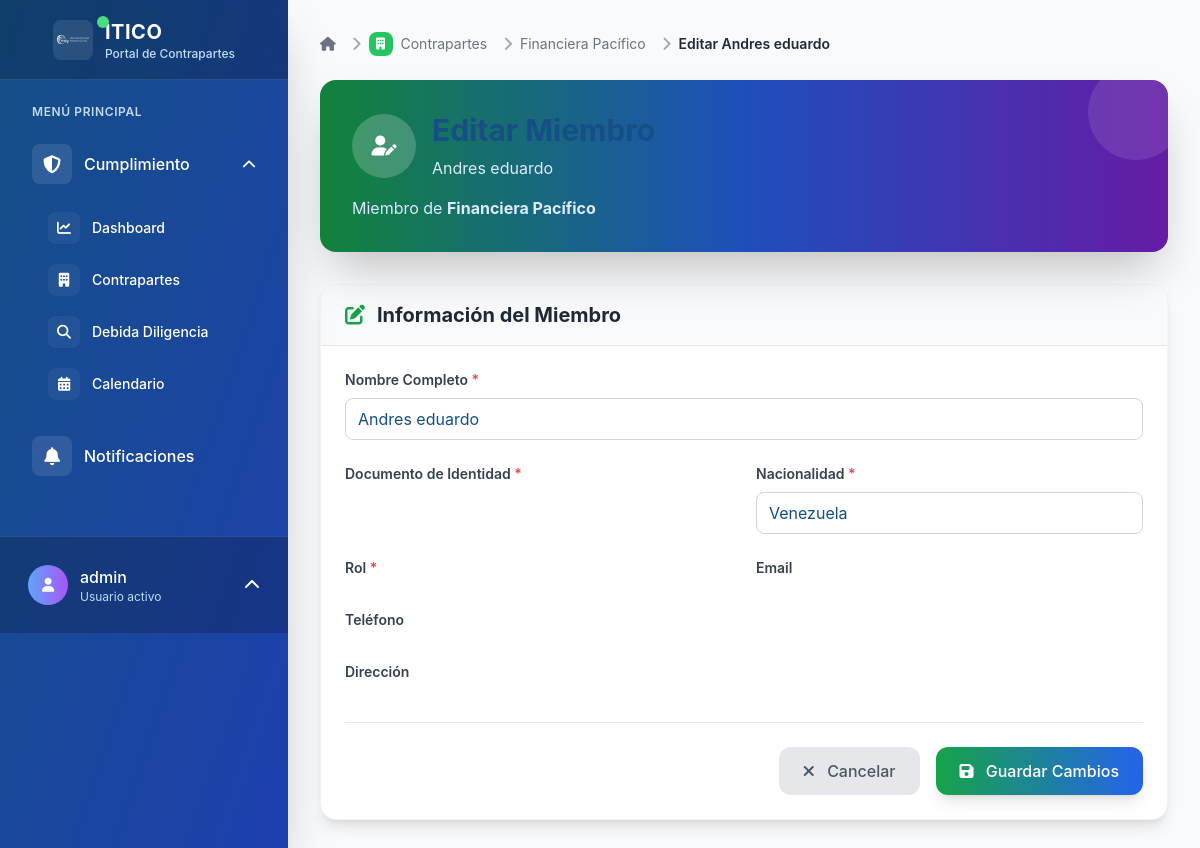
The page /contrapartes/miembros/6/editar/ (signed in) on the database its author committed.
### contrapartes/models.py (models this page shows, shortened)
class Miembro(models.Model):
    TIPOS_PERSONA = [
        ('natural', 'Persona Natural'),
        ('juridica', 'Persona Jurídica'),
    ]
    CATEGORIAS = [
        ('shareholder', 'Shareholder'),
        ('executive', 'Executive'),
        ('ultimate_beneficial_owner', 'Ultimate Beneficial Owner'),
        ('board_of_director', 'Board of Director'),
    ]
    contraparte = models.ForeignKey(
        Contraparte,
        on_delete=models.CASCADE,
        related_name='miembros',
        verbose_name="Contraparte"
    )
    tipo_persona = models.CharField(
        max_length=20,
        choices=TIPOS_PERSONA,
        default='natural',
        verbose_name="Tipo de persona"
    )
    nombre = models.CharField(max_length=255, verbose_name="Nombre completo")
    numero_identificacion = models.CharField(
        max_length=50,
        verbose_name="Número de identificación",
        default="000000000"
    )
    nacionalidad = models.CharField(max_length=100, verbose_name="Nacionalidad")
    fecha_nacimiento = models.DateField(verbose_name="Fecha de nacimiento")
    categoria = models.CharField(
        max_length=30,
        choices=CATEGORIAS,
        default='shareholder',
        verbose_name="Categoría"
    )
    fecha_creacion = models.DateTimeField(auto_now_add=True, verbose_name="Fecha de creación")
    fecha_actualizacion = models.DateTimeField(auto_now=True, verbose_name="Última actualización")
    activo = models.BooleanField(default=True, verbose_name="Activo")
    class Meta:
        verbose_name = "Miembro"
        verbose_name_plural = "Miembros"
        unique_together = ['contraparte', 'numero_identificacion']
        ordering = ['nombre']

class Contraparte(models.Model):
    full_company_name = models.CharField(
        max_length=255,
        verbose_name="Full Company Name",
        help_text="Complete legal name of the company",
        blank=True,  # Allow empty for backward compatibility
        null=True
    )
    trading_name = models.CharField(
        max_length=255,
        blank=True,
        null=True,
        verbose_name="Trading Name",
        help_text="Commercial or trade name if different from legal name"
    )
    company_website = models.URLField(
        blank=True,
        null=True,
        verbose_name="Company Website",
        help_text="Official company website URL"
    )
    home_regulatory_body = models.CharField(
        max_length=255,
        blank=True,
        null=True,
        verbose_name="Home Regulatory Body or Supervisory Authority",
        help_text="Primary regulatory authority overseeing the company"
    )
    is_licensed_by_regulatory_body = models.BooleanField(
        null=True,
        blank=True,
        verbose_name="Is the company licensed by the Regulatory Body?",
        help_text="Whether the company holds necessary regulatory licenses"
    )
    is_publicly_listed = models.BooleanField(
        null=True,
        blank=True,
        verbose_name="Is the Company publicly listed?",
        help_text="Whether the company is publicly traded"
    )
    publicly_listed_country = models.CharField(
        max_length=100,
        blank=True,
        null=True,
        verbose_name="Country of public listing",
        help_text="Country where the company is publicly listed"
    )
    is_holding_company = models.BooleanField(
        null=True,
        blank=True,
        verbose_name="Is the Company a Holding Company?",
        help_text="Whether the company operates as a holding company"
    )
    external_auditors = models.TextField(
        blank=True,
        null=True,
        verbose_name="Name and Address of External Auditors",
        help_text="Details of the company's external auditing firm"
    )
    registered_address = models.TextField(
        verbose_name="Registered Address",
        help_text="Official registered address of the company",
        blank=True,  # Allow empty for backward compatibility
        null=True
    )
    business_address = models.TextField(
        blank=True,
        null=True,
        verbose_name="Business Address",
        help_text="Primary business operating address"
    )
    contact_telephone = models.CharField(
        max_length=50,
        blank=True,
        null=True,
        verbose_name="Contact Telephone Number",
        help_text="Primary contact phone number"
    )
    contact_email = models.EmailField(
        blank=True,
        null=True,
        verbose_name="Contact E-mail Address",
        help_text="Primary contact email address"
    )
    company_nature_business = models.TextField(
        verbose_name="Company Nature and Type of Business",
        help_text="Description of the company's business activities and nature",
        blank=True,  # Allow empty for backward compatibility
        null=True
    )
    domicile = models.CharField(
        max_length=100,
        verbose_name="Domicile",
        help_text="Legal domicile or jurisdiction of incorporation",
        blank=True,  # Allow empty for backward compatibility
        null=True
    )
    company_incorporation_registration = models.CharField(
        max_length=100,
        verbose_name="Company Incorporation/Registration",
        help_text="Registration or incorporation number",
        blank=True,  # Allow empty for backward compatibility
        null=True
    )
    date_incorporation = models.DateField(
        verbose_name="Date of Incorporation/Registration",
        help_text="Date when the company was legally incorporated",
        blank=True,  # Allow empty for backward compatibility
        null=True
    )
    number_of_employees = models.PositiveIntegerField(
        null=True,
        blank=True,
        verbose_name="Number of Employees",
        help_text="Current number of employees"
    )
    nombre = models.CharField(
        max_length=255,
        verbose_name="Nombre",
        blank=True,
        null=True,
        help_text="Legacy field - use full_company_name instead"
    )
    nacionalidad = models.CharField(
        max_length=100,
        verbose_name="Nacionalidad",
        blank=True,
        null=True,
        help_text="Legacy field - use domicile instead"
    )
    tipo = models.ForeignKey(
        TipoContraparte,
        on_delete=models.PROTECT,
        related_name='contrapartes',
        verbose_name="Tipo",
        limit_choices_to={'activo': True},
        help_text="Tipo de contraparte"
    )
    estado_nuevo = models.ForeignKey(
        EstadoContraparte,
        on_delete=models.PROTECT,
        related_name='contrapartes',
        verbose_name="Estado",
        limit_choices_to={'activo': True},
        help_text="Estado de la contraparte",
        null=True,
        blank=True
    )
    fecha_proxima_dd = models.DateField(
        verbose_name="Próxima Debida Diligencia",
        null=True,
        blank=True,
        help_text="Fecha de la próxima renovación de debida diligencia"
    )
    creado_por = models.ForeignKey(
        User,
        on_delete=models.PROTECT,
        related_name='contrapartes_creadas',
        verbose_name="Creado por"
    )
    fecha_creacion = models.DateTimeField(auto_now_add=True, verbose_name="Fecha de creación")
    fecha_actualizacion = models.DateTimeField(auto_now=True, verbose_name="Última actualización")
    descripcion = models.TextField(blank=True, null=True, verbose_name="Descripción")
    notas = models.TextField(blank=True, null=True, verbose_name="Notas adicionales")
    class Meta:
        verbose_name = "Contraparte"
        verbose_name_plural = "Contrapartes"
        ordering = ['-fecha_creacion']

### contrapartes/views.py (the view, shortened to what this page needs)
# urls.py: path('miembros/<int:pk>/editar/', views.MiembroUpdateView.as_view(), name='miembro_editar'),
class MiembroUpdateView(LoginRequiredMixin, UpdateView):
    model = Miembro
    form_class = MiembroForm
    template_name = 'contrapartes/miembro_editar.html'

### templates/contrapartes/miembro_editar.html (shortened to what this page needs)
{% extends 'base.html' %}
{% block breadcrumb %}
<nav aria-label="breadcrumb" class="mb-6">
    <ol class="flex items-center space-x-2 text-sm">
        <li class="flex items-center">
            <a href="{% url 'dashboard:index' %}" class="text-gray-500 hover:text-gray-700 transition-colors duration-200">
                <i class="fas fa-home"></i>
            </a>
        </li>
        <li class="flex items-center">
            <i class="fas fa-chevron-right text-gray-400 mx-2"></i>
            <a href="{% url 'contrapartes:lista' %}" class="flex items-center text-gray-500 hover:text-gray-700 transition-colors duration-200">
                <div class="flex items-center justify-center w-6 h-6 rounded-lg bg-green-500 text-white mr-2">
                    <i class="fas fa-building text-xs"></i>
                </div>
                Contrapartes
            </a>
        </li>
        <li class="flex items-center">
            <i class="fas fa-chevron-right text-gray-400 mx-2"></i>
            <a href="{% url 'contrapartes:detalle' object.contraparte.pk %}" class="text-gray-500 hover:text-gray-700 transition-colors duration-200">
                {{ object.contraparte.nombre|default:object.contraparte.full_company_name|default:"Sin nombre"|truncatechars:20 }}
            </a>
        </li>
        <li class="flex items-center">
            <i class="fas fa-chevron-right text-gray-400 mx-2"></i>
            <span class="font-semibold text-gray-800">Editar {{ object.nombre|truncatechars:20 }}</span>
        </li>
    </ol>
</nav>
{% endblock %}
{% block content %}
<div class="max-w-4xl mx-auto">
    <div class="mb-8">
        <div class="bg-gradient-to-r from-green-600 via-blue-600 to-purple-700 rounded-2xl p-8 text-white shadow-2xl relative overflow-hidden">
            <div class="absolute inset-0 bg-black bg-opacity-20"></div>
            <div class="absolute -top-4 -right-4 w-24 h-24 bg-white bg-opacity-10 rounded-full"></div>
            <div class="relative z-10">
                <div class="flex items-center mb-4">
                    <div class="w-16 h-16 rounded-full bg-white bg-opacity-20 flex items-center justify-center text-white font-bold text-xl mr-4">
                        <i class="fas fa-user-edit"></i>
                    </div>
                    <div>
                        <h1 class="text-3xl font-bold mb-2">Editar Miembro</h1>
                        <p class="text-blue-100">{{ object.nombre }}</p>
                    </div>
                </div>
                <p class="text-blue-100">
                    Miembro de <strong>{{ object.contraparte.nombre|default:object.contraparte.full_company_name|default:"Sin nombre" }}</strong>
                </p>
            </div>
        </div>
    </div>
    <div class="bg-white rounded-2xl shadow-lg border border-gray-100 overflow-hidden">
        <div class="px-6 py-4 border-b border-gray-200 bg-gray-50">
            <h2 class="text-xl font-bold text-gray-800 flex items-center">
                <i class="fas fa-edit mr-3 text-green-600"></i>
                Información del Miembro
            </h2>
        </div>
        <form method="post" class="p-6">
            <div class="grid grid-cols-1 md:grid-cols-2 gap-6">
                <div class="md:col-span-2">
                    <label for="{{ form.nombre.id_for_label }}" class="block text-sm font-semibold text-gray-700 mb-2">
                        Nombre Completo <span class="text-red-500">*</span>
                    </label>
                    {{ form.nombre }}
                </div>
                <div>
                    <label for="{{ form.documento_identidad.id_for_label }}" class="block text-sm font-semibold text-gray-700 mb-2">
                        Documento de Identidad <span class="text-red-500">*</span>
                    </label>
                </div>
                <div>
                    <label for="{{ form.nacionalidad.id_for_label }}" class="block text-sm font-semibold text-gray-700 mb-2">
                        Nacionalidad <span class="text-red-500">*</span>
                    </label>
                    {{ form.nacionalidad }}
                </div>
                <div>
                    <label for="{{ form.rol.id_for_label }}" class="block text-sm font-semibold text-gray-700 mb-2">
                        Rol <span class="text-red-500">*</span>
                    </label>
                </div>
                <div>
                    <label for="{{ form.email.id_for_label }}" class="block text-sm font-semibold text-gray-700 mb-2">
                        Email
                    </label>
                </div>
                <div>
                    <label for="{{ form.telefono.id_for_label }}" class="block text-sm font-semibold text-gray-700 mb-2">
                        Teléfono
                    </label>
                </div>
                <div class="md:col-span-2">
                    <label for="{{ form.direccion.id_for_label }}" class="block text-sm font-semibold text-gray-700 mb-2">
                        Dirección
                    </label>
                </div>
            </div>
            <div class="mt-8 pt-6 border-t border-gray-200 flex flex-col sm:flex-row gap-4 sm:justify-end">
                <a href="{% url 'contrapartes:miembro_detalle' object.pk %}" class="px-6 py-3 text-gray-600 bg-gray-200 rounded-xl hover:bg-gray-300 transition-all duration-300 text-center font-medium">
                    <i class="fas fa-times mr-2"></i>
                    Cancelar
                </a>
                <button type="submit" class="px-6 py-3 bg-gradient-to-r from-green-600 to-blue-600 text-white rounded-xl hover:from-green-700 hover:to-blue-700 transition-all duration-300 font-medium shadow-lg hover:shadow-xl transform hover:-translate-y-0.5">
                    <i class="fas fa-save mr-2"></i>
                    Guardar Cambios
                </button>
            </div>
        </form>
    </div>
</div>
{% endblock %}

### templates/partials/user_menu.html (shortened to what this page needs)
{% if user.is_authenticated %}
    <div class="p-4 border-t border-white border-opacity-10 bg-black bg-opacity-20">
        <div class="relative">
            <button id="user-menu-button" class="group flex items-center w-full text-white hover:bg-white hover:bg-opacity-10 p-3 rounded-xl transition-all duration-300">
                <div class="flex items-center justify-center w-10 h-10 rounded-full bg-gradient-to-r from-blue-400 to-purple-500 mr-3 group-hover:scale-110 transition-transform duration-300">
                    <i class="fas fa-user text-sm"></i>
                </div>
                <div class="flex-1 text-left">
                    <p class="font-medium truncate group-hover:translate-x-1 transition-transform duration-300">{{ user.get_full_name|default:user.username }}</p>
                    <p class="text-xs text-blue-200">Usuario activo</p>
                </div>
                <i class="fas fa-chevron-up ml-2 transform group-hover:rotate-180 transition-transform duration-300" id="chevron-icon"></i>
            </button>
        </div>
    </div>
{% endif %}

### static/css/itico.css (style rules this page uses)
:root { --color-primario: #154F86; --color-blanco: #FFFFFF; --color-exito: #10B981; --color-advertencia: #F59E0B; --color-error: #EF4444; --color-info: #3B82F6; --color-fondo: var(--color-blanco); --color-fondo-secundario: #F9FAFB; --color-texto: var(--color-primario); --color-texto-secundario: #6B7280; --color-borde: #E5E7EB; --sombra-sm: 0 1px 2px 0 rgba(0, 0, 0, 0.05); --sombra-md: 0 4px 6px -1px rgba(0, 0, 0, 0.1); --sombra-lg: 0 10px 15px -3px rgba(0, 0, 0, 0.1); }
* { margin: 0; padding: 0; box-sizing: border-box; }
body { background: var(--color-fondo); color: var(--color-texto); font-family: -apple-system, BlinkMacSystemFont, 'Segoe UI', Roboto, Oxygen, Ubuntu, Cantarell, sans-serif; line-height: 1.6; }
h1, h2, h3, h4, h5, h6 { color: var(--color-primario); margin-bottom: 1rem; font-weight: 600; }
h1 { font-size: 2.5rem; }
h2 { font-size: 2rem; }
a { color: var(--color-primario); text-decoration: none; transition: color 0.3s ease; }
.shadow-lg { box-shadow: var(--sombra-lg); }
.rounded-lg { border-radius: 0.75rem; }
.p-3 { padding: 0.75rem; }
.p-4 { padding: 1rem; }
.p-6 { padding: 1.5rem; }
.mb-2 { margin-bottom: 0.5rem; }
.mb-4 { margin-bottom: 1rem; }
.mb-6 { margin-bottom: 1.5rem; }

### templates/contrapartes/miembro_editar.html (style rules this page uses)
input[type="text"], input[type="email"], input[type="tel"], select, textarea { @apply w-full px-4 py-3 border border-gray-300 rounded-xl focus:ring-2 focus:ring-blue-500 focus:border-transparent transition-all duration-300 bg-gray-50 focus:bg-white; }

### rows shown on the page
Miembro: contraparte.nombre "Financiera Pacífico", nombre "Andres eduardo", nacionalidad "Venezuela"

### other values the page prints
{{ user.get_full_name|default:user.username }} "admin"
